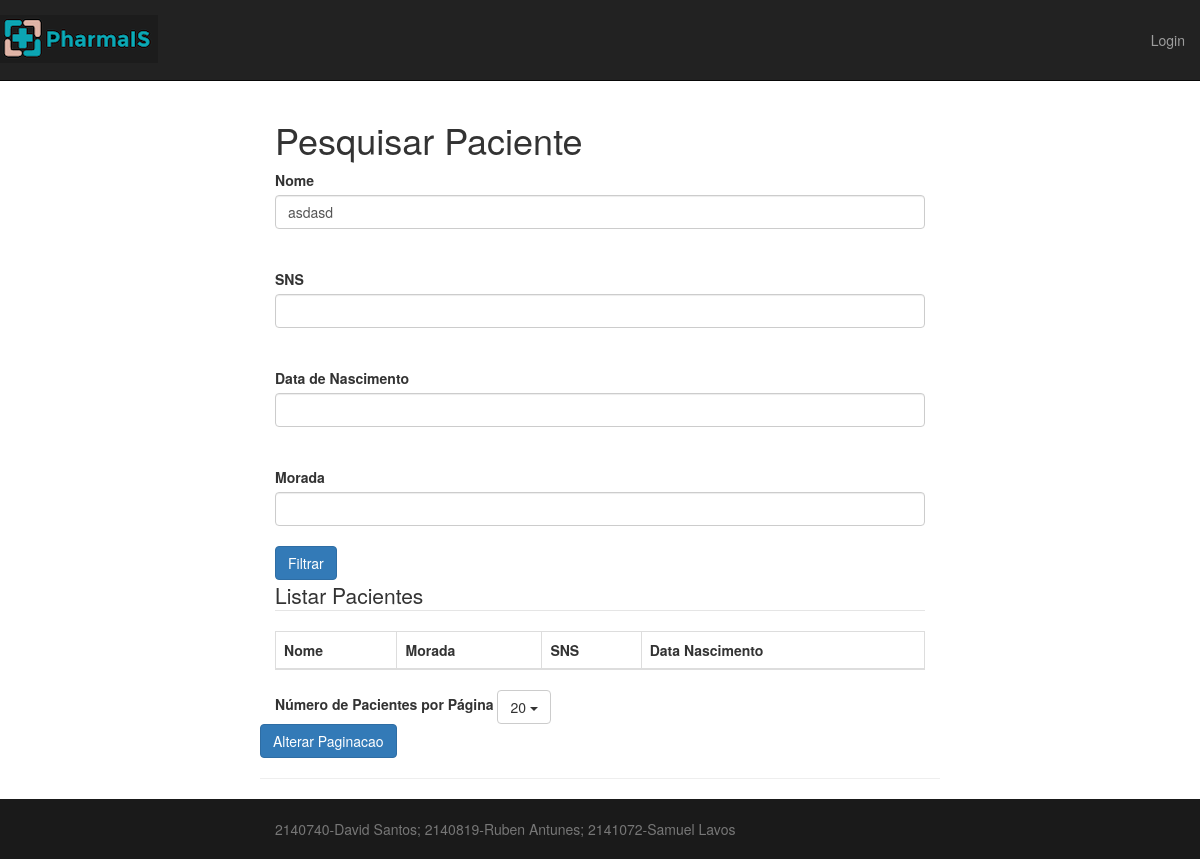
The page /Site/pacientes_pesquisar.php?nomeP=asdasd on the database as committed earlier.
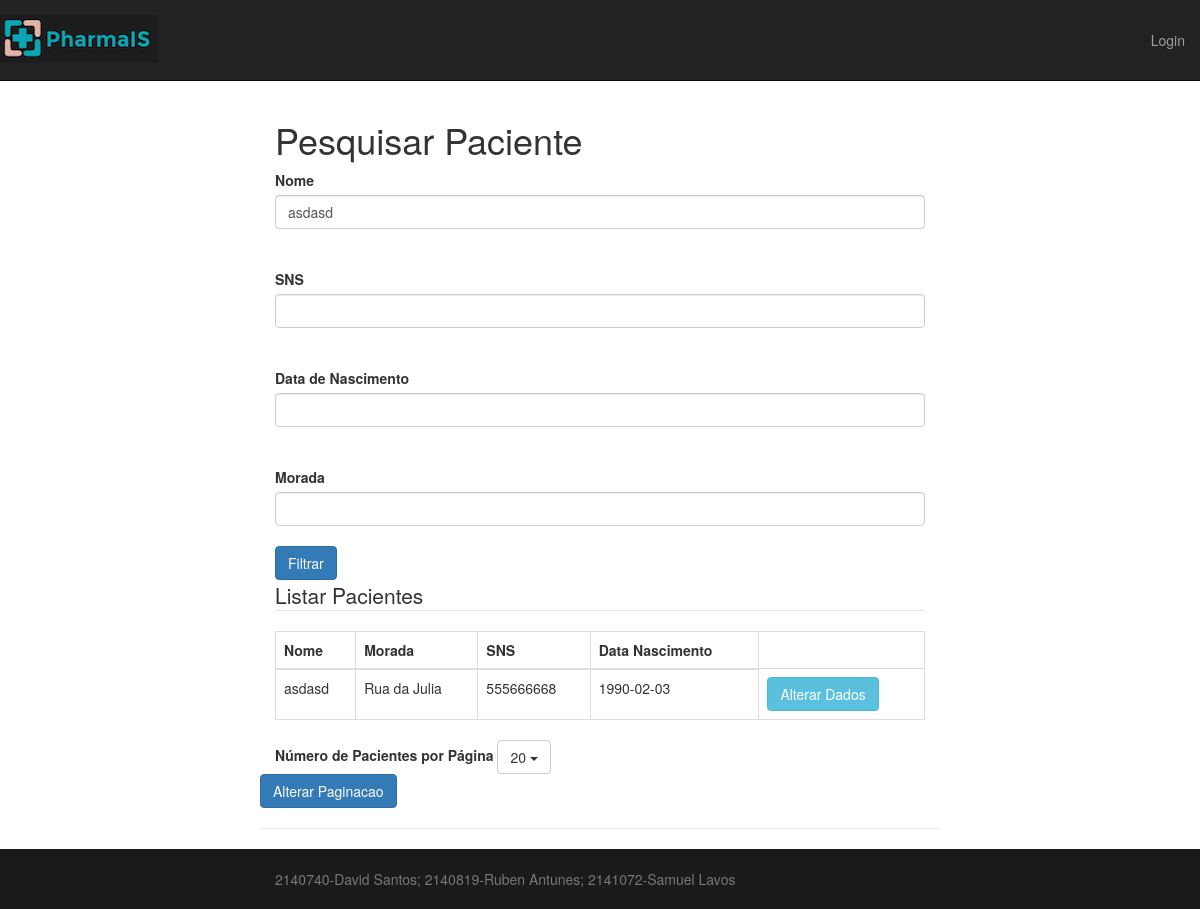
The same page on the database as committed later.
### tables this page shows
CREATE TABLE IF NOT EXISTS `paciente` (
  `id` int(10) NOT NULL AUTO_INCREMENT,
  `nomeP` varchar(128) NOT NULL,
  `moradaP` varchar(256) NOT NULL,
  `snsP` varchar(9) NOT NULL,
  `dataNascimP` date NOT NULL,
  PRIMARY KEY (`id`),
  UNIQUE KEY `sns` (`snsP`)
);

### Site/pacientes_pesquisar.php (called while the page is built, shortened)
<?php
	require_once("model/pacientes.model.php");
	require_once("model/autenticacao.model.php");
	$nomeP = "";
	$pacientes =array();
	if (isset($_GET['nomeP']))
		$nomeP =$_GET['nomeP'];
	if ($nomeP != "")
		$pacientes = FilterPacientesNome($nomeP);
	$tituloPagina = "Pesquisar Paciente";
	require("view/top.template.php");
	require("view/pacientes.pesquisa_view.php");
	require("view/pacientes.pesquisa_subview.php");
	require("view/bottom.template.php");

### Site/model/autenticacao.model.php (called while the page is built, shortened)
<?php
require_once("inc/db.php");
function isUserLogged(){
    return isset($_SESSION['UserInfo']);
}
function isUserAnonimo(){
    return !isUserLogged();
}

### Site/inc/db.php (called while the page is built, shortened)
<?php
function db(){
	$maquina = "localhost";
	$utilizador = "root";
	$senha="";
	$bd="dbis";
	$_ApplicationDBConnection = @new mysqli($maquina, $utilizador, $senha, $bd);
	return $_ApplicationDBConnection;
}

### Site/model/pacientes.model.php (called while the page is built, shortened)
<?php
require_once("inc/db.php");
function FilterPacientesNome($nomeP){
	$query = "SELECT id, nomeP, moradaP, snsP, dataNascimP ".
	         "FROM paciente ".
			"  WHERE (nomeP like ?)";
	$stmt= db()->prepare($query);
	$stmt->bind_param("s", $nomeP);
	$stmt->execute();
	$result = $stmt->get_result();
	return $result->fetch_all(MYSQL_ASSOC);
}

### Site/view/pacientes.pesquisa_subview.php (the view, shortened to what this page needs)
<fieldset>
    <legend>Listar Pacientes</legend>
	<table class="table table-bordered">
		<thead>
	  		<tr>
				<th>Nome</th>
				<th>Morada</th>
				<th>SNS</th>
				<th>Data Nascimento</th>
			</tr>
		</thead>
		<tbody>
		 	<?php
		 		foreach ($pacientes as $linha) {
					echo "\n<tr>";
					echo "<td>".$linha['nomeP']."</td>";
					echo "<td>".$linha['moradaP']."</td>";
					echo "<td>".$linha['snsP']."</td>";
					echo "<td>".$linha['dataNascimP']."</td>";
					?>
					<?php echo '<td><a class="btn btn-info" href="pacientes_update.php?id='.$linha['id'].'" role="button">Alterar Dados</a></td>';?>
					</tr>
		    <?php } ?>
		</tbody>
	</table>
	 <form action="pacientes.php" method="post" class="form" id="limit" name="limit">
	<label>Número de Pacientes por Página</label>
  <button class="btn btn-default dropdown-toggle" type="button" id="limit value="20" data-toggle="dropdown" aria-haspopup="true" aria-expanded="true">
    20
    <span class="caret"></span>
  </button>
</div>
  <input type="submit" id="idSubmit" value="Alterar Paginacao" class="btn btn-primary">
	<hr>

### Site/view/top.template.php (shortened to what this page needs)
 <?php  require_once("model/autenticacao.model.php") ?>
<!DOCTYPE html>
<html lang="pt">
<head>
    <link href="css/bootstrap.min.css" rel="stylesheet">
    <link href="css/logo-nav.css" rel="stylesheet">
    <link href="css/custom.css" rel="stylesheet">
</head>
<body>
    <nav class="navbar navbar-inverse navbar-fixed-top" role="navigation">
        <div class="container-fluid">
            <div class="navbar-header">
                <a class="navbar-brand" href="index.php">
                    <img src="img/logo-black.png" alt="Logotipo">
                </a>
            </div>
            <div class="collapse navbar-collapse" id="bs-example-navbar-collapse-1">
   <ul class="nav navbar-nav navbar-right">
                    <?php if(isUserAnonimo()): ?>
                        <li>
                            <a href="login.php">Login</a>
                        </li>
                    <?php endif; ?>
                </ul>
            </div>
        </div>
    </nav>
    <div class="container">
        <div class="row">
            <div class="col-lg-12">
                <h1><?php echo isset($tituloPagina) ? $tituloPagina: "PharmaIS"; ?></h1>
            </div>
        </div>
        <div class="row">
            <div class="col-lg-12">

Rows that differ between the two databases and show on the page:
added paciente: nomeP "asdasd", moradaP "Rua da Julia", snsP "555666668", dataNascimP "1990-02-03"
